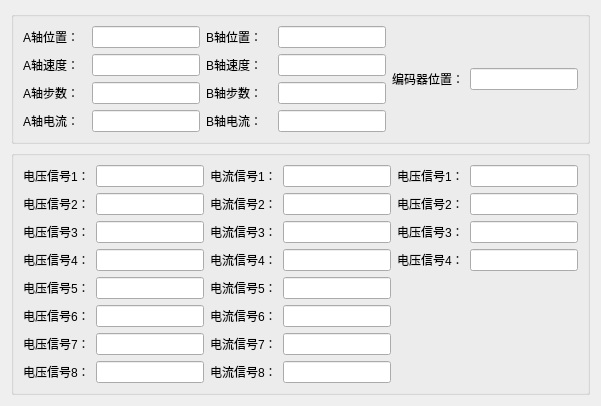
      <widget class="QWidget" name="tab_9">
       <attribute name="title">
        <string>页</string>
       </attribute>
       <layout class="QGridLayout" name="gridLayout_3">
        <item row="0" column="0">
         <widget class="QGroupBox" name="groupBox_10">
          <property name="title">
           <string/>
          </property>
          <layout class="QHBoxLayout" name="horizontalLayout_7">
           <item>
            <layout class="QGridLayout" name="gridLayout_11">
             <item row="0" column="0">
              <widget class="QLabel" name="label_17">
               <property name="sizePolicy">
                <sizepolicy hsizetype="Fixed" vsizetype="Preferred">
                 <horstretch>0</horstretch>
                 <verstretch>0</verstretch>
                </sizepolicy>
               </property>
               <property name="text">
                <string>A轴位置：</string>
               </property>
              </widget>
             </item>
             <item row="0" column="1">
              <widget class="QLineEdit" name="lineEdit_13">
               <property name="sizePolicy">
                <sizepolicy hsizetype="Fixed" vsizetype="Fixed">
                 <horstretch>0</horstretch>
                 <verstretch>0</verstretch>
                </sizepolicy>
               </property>
              </widget>
             </item>
             <item row="1" column="0">
              <widget class="QLabel" name="label_19">
               <property name="sizePolicy">
                <sizepolicy hsizetype="Fixed" vsizetype="Preferred">
                 <horstretch>0</horstretch>
                 <verstretch>0</verstretch>
                </sizepolicy>
               </property>
               <property name="text">
                <string>A轴速度：</string>
               </property>
              </widget>
             </item>
             <item row="1" column="1">
              <widget class="QLineEdit" name="lineEdit_15">
               <property name="sizePolicy">
                <sizepolicy hsizetype="Fixed" vsizetype="Fixed">
                 <horstretch>0</horstretch>
                 <verstretch>0</verstretch>
                </sizepolicy>
               </property>
              </widget>
             </item>
             <item row="2" column="0">
              <widget class="QLabel" name="label_21">
               <property name="sizePolicy">
                <sizepolicy hsizetype="Fixed" vsizetype="Preferred">
                 <horstretch>0</horstretch>
                 <verstretch>0</verstretch>
                </sizepolicy>
               </property>
               <property name="text">
                <string>A轴步数：  </string>
               </property>
              </widget>
             </item>
             <item row="2" column="1">
              <widget class="QLineEdit" name="lineEdit_17">
               <property name="sizePolicy">
                <sizepolicy hsizetype="Fixed" vsizetype="Fixed">
                 <horstretch>0</horstretch>
                 <verstretch>0</verstretch>
                </sizepolicy>
               </property>
              </widget>
             </item>
             <item row="3" column="0">
              <widget class="QLabel" name="label_23">
               <property name="sizePolicy">
                <sizepolicy hsizetype="Fixed" vsizetype="Preferred">
                 <horstretch>0</horstretch>
                 <verstretch>0</verstretch>
                </sizepolicy>
               </property>
               <property name="text">
                <string>A轴电流：</string>
               </property>
              </widget>
             </item>
             <item row="3" column="1">
              <widget class="QLineEdit" name="lineEdit_19">
               <property name="sizePolicy">
                <sizepolicy hsizetype="Fixed" vsizetype="Fixed">
                 <horstretch>0</horstretch>
                 <verstretch>0</verstretch>
                </sizepolicy>
               </property>
              </widget>
             </item>
            </layout>
           </item>
           <item>
            <layout class="QGridLayout" name="gridLayout_12">
             <item row="0" column="1">
              <widget class="QLineEdit" name="l1">
               <property name="sizePolicy">
                <sizepolicy hsizetype="Fixed" vsizetype="Fixed">
                 <horstretch>0</horstretch>
                 <verstretch>0</verstretch>
                </sizepolicy>
               </property>
              </widget>
             </item>
             <item row="2" column="0">
              <widget class="QLabel" name="label_22">
               <property name="sizePolicy">
                <sizepolicy hsizetype="Fixed" vsizetype="Preferred">
                 <horstretch>0</horstretch>
                 <verstretch>0</verstretch>
                </sizepolicy>
               </property>
               <property name="text">
                <string>B轴步数：</string>
               </property>
              </widget>
             </item>
             <item row="0" column="0">
              <widget class="QLabel" name="label_18">
               <property name="sizePolicy">
                <sizepolicy hsizetype="Fixed" vsizetype="Preferred">
                 <horstretch>0</horstretch>
                 <verstretch>0</verstretch>
                </sizepolicy>
               </property>
               <property name="text">
                <string>B轴位置：</string>
               </property>
              </widget>
             </item>
             <item row="3" column="1">
              <widget class="QLineEdit" name="l4">
               <property name="sizePolicy">
                <sizepolicy hsizetype="Fixed" vsizetype="Fixed">
                 <horstretch>0</horstretch>
                 <verstretch>0</verstretch>
                </sizepolicy>
               </property>
              </widget>
             </item>
             <item row="1" column="1">
              <widget class="QLineEdit" name="l2">
               <property name="sizePolicy">
                <sizepolicy hsizetype="Fixed" vsizetype="Fixed">
                 <horstretch>0</horstretch>
                 <verstretch>0</verstretch>
                </sizepolicy>
               </property>
              </widget>
             </item>
             <item row="2" column="1">
              <widget class="QLineEdit" name="l3">
               <property name="sizePolicy">
                <sizepolicy hsizetype="Fixed" vsizetype="Fixed">
                 <horstretch>0</horstretch>
                 <verstretch>0</verstretch>
                </sizepolicy>
               </property>
              </widget>
             </item>
             <item row="3" column="0">
              <widget class="QLabel" name="label_24">
               <property name="sizePolicy">
                <sizepolicy hsizetype="Fixed" vsizetype="Preferred">
                 <horstretch>0</horstretch>
                 <verstretch>0</verstretch>
                </sizepolicy>
               </property>
               <property name="text">
                <string>B轴电流：   </string>
               </property>
              </widget>
             </item>
             <item row="1" column="0">
              <widget class="QLabel" name="label_20">
               <property name="sizePolicy">
                <sizepolicy hsizetype="Fixed" vsizetype="Preferred">
                 <horstretch>0</horstretch>
                 <verstretch>0</verstretch>
                </sizepolicy>
               </property>
               <property name="text">
                <string>B轴速度：</string>
               </property>
              </widget>
             </item>
            </layout>
           </item>
           <item>
            <layout class="QGridLayout" name="gridLayout_13">
             <item row="0" column="1">
              <widget class="QLineEdit" name="lineEdit_21">
               <property name="sizePolicy">
                <sizepolicy hsizetype="Fixed" vsizetype="Fixed">
                 <horstretch>0</horstretch>
                 <verstretch>0</verstretch>
                </sizepolicy>
               </property>
              </widget>
             </item>
             <item row="0" column="0">
              <widget class="QLabel" name="label_25">
               <property name="sizePolicy">
                <sizepolicy hsizetype="Fixed" vsizetype="Preferred">
                 <horstretch>0</horstretch>
                 <verstretch>0</verstretch>
                </sizepolicy>
               </property>
               <property name="text">
                <string>编码器位置：</string>
               </property>
              </widget>
             </item>
            </layout>
           </item>
          </layout>
         </widget>
        </item>
        <item row="1" column="0">
         <widget class="QGroupBox" name="groupBox_11">
          <property name="title">
           <string/>
          </property>
          <layout class="QHBoxLayout" name="horizontalLayout_8">
           <item>
            <layout class="QGridLayout" name="gridLayout_5">
             <item row="4" column="1">
              <widget class="QLineEdit" name="l12">
               <property name="sizePolicy">
                <sizepolicy hsizetype="Fixed" vsizetype="Fixed">
                 <horstretch>0</horstretch>
                 <verstretch>0</verstretch>
                </sizepolicy>
               </property>
              </widget>
             </item>
             <item row="5" column="1">
              <widget class="QLineEdit" name="l13">
               <property name="sizePolicy">
                <sizepolicy hsizetype="Fixed" vsizetype="Fixed">
                 <horstretch>0</horstretch>
                 <verstretch>0</verstretch>
                </sizepolicy>
               </property>
              </widget>
             </item>
             <item row="0" column="0">
              <widget class="QLabel" name="label_30">
               <property name="sizePolicy">
                <sizepolicy hsizetype="Fixed" vsizetype="Preferred">
                 <horstretch>0</horstretch>
                 <verstretch>0</verstretch>
                </sizepolicy>
               </property>
               <property name="text">
                <string>电压信号1：</string>
               </property>
              </widget>
             </item>
             <item row="2" column="1">
              <widget class="QLineEdit" name="lineEdit_27">
               <property name="sizePolicy">
                <sizepolicy hsizetype="Fixed" vsizetype="Fixed">
                 <horstretch>0</horstretch>
                 <verstretch>0</verstretch>
                </sizepolicy>
               </property>
              </widget>
             </item>
             <item row="3" column="1">
              <widget class="QLineEdit" name="lineEdit_26">
               <property name="sizePolicy">
                <sizepolicy hsizetype="Fixed" vsizetype="Fixed">
                 <horstretch>0</horstretch>
                 <verstretch>0</verstretch>
                </sizepolicy>
               </property>
              </widget>
             </item>
             <item row="5" column="0">
              <widget class="QLabel" name="label_37">
               <property name="sizePolicy">
                <sizepolicy hsizetype="Fixed" vsizetype="Preferred">
                 <horstretch>0</horstretch>
                 <verstretch>0</verstretch>
                </sizepolicy>
               </property>
               <property name="text">
                <string>电压信号6：</string>
               </property>
              </widget>
             </item>
             <item row="3" column="0">
              <widget class="QLabel" name="label_32">
               <property name="sizePolicy">
                <sizepolicy hsizetype="Fixed" vsizetype="Preferred">
                 <horstretch>0</horstretch>
                 <verstretch>0</verstretch>
                </sizepolicy>
               </property>
               <property name="text">
                <string>电压信号4：</string>
               </property>
              </widget>
             </item>
             <item row="6" column="0">
              <widget class="QLabel" name="label_35">
               <property name="sizePolicy">
                <sizepolicy hsizetype="Fixed" vsizetype="Preferred">
                 <horstretch>0</horstretch>
                 <verstretch>0</verstretch>
                </sizepolicy>
               </property>
               <property name="text">
                <string>电压信号7：</string>
               </property>
              </widget>
             </item>
             <item row="6" column="1">
              <widget class="QLineEdit" name="l14">
               <property name="sizePolicy">
                <sizepolicy hsizetype="Fixed" vsizetype="Fixed">
                 <horstretch>0</horstretch>
                 <verstretch>0</verstretch>
                </sizepolicy>
               </property>
              </widget>
             </item>
             <item row="0" column="1">
              <widget class="QLineEdit" name="l11">
               <property name="sizePolicy">
                <sizepolicy hsizetype="Fixed" vsizetype="Fixed">
                 <horstretch>0</horstretch>
                 <verstretch>0</verstretch>
                </sizepolicy>
               </property>
              </widget>
             </item>
             <item row="4" column="0">
              <widget class="QLabel" name="label_34">
               <property name="sizePolicy">
                <sizepolicy hsizetype="Fixed" vsizetype="Preferred">
                 <horstretch>0</horstretch>
                 <verstretch>0</verstretch>
                </sizepolicy>
               </property>
               <property name="text">
                <string>电压信号5：</string>
               </property>
              </widget>
             </item>
             <item row="7" column="0">
              <widget class="QLabel" name="label_36">
               <property name="sizePolicy">
                <sizepolicy hsizetype="Fixed" vsizetype="Preferred">
                 <horstretch>0</horstretch>
                 <verstretch>0</verstretch>
                </sizepolicy>
               </property>
               <property name="text">
                <string>电压信号8：</string>
               </property>
              </widget>
             </item>
             <item row="1" column="0">
              <widget class="QLabel" name="label_33">
               <property name="sizePolicy">
                <sizepolicy hsizetype="Fixed" vsizetype="Preferred">
                 <horstretch>0</horstretch>
                 <verstretch>0</verstretch>
                </sizepolicy>
               </property>
               <property name="text">
                <string>电压信号2：</string>
               </property>
              </widget>
             </item>
             <item row="7" column="1">
              <widget class="QLineEdit" name="l15">
               <property name="sizePolicy">
                <sizepolicy hsizetype="Fixed" vsizetype="Fixed">
                 <horstretch>0</horstretch>
                 <verstretch>0</verstretch>
                </sizepolicy>
               </property>
              </widget>
             </item>
             <item row="1" column="1">
              <widget class="QLineEdit" name="lineEdit_28">
               <property name="sizePolicy">
                <sizepolicy hsizetype="Fixed" vsizetype="Fixed">
                 <horstretch>0</horstretch>
                 <verstretch>0</verstretch>
                </sizepolicy>
               </property>
              </widget>
             </item>
             <item row="2" column="0">
              <widget class="QLabel" name="label_31">
               <property name="sizePolicy">
                <sizepolicy hsizetype="Fixed" vsizetype="Preferred">
                 <horstretch>0</horstretch>
                 <verstretch>0</verstretch>
                </sizepolicy>
               </property>
               <property name="text">
                <string>电压信号3：</string>
               </property>
              </widget>
             </item>
            </layout>
           </item>
           <item>
            <layout class="QGridLayout" name="gridLayout_6">
             <item row="0" column="0">
              <widget class="QLabel" name="label_38">
               <property name="sizePolicy">
                <sizepolicy hsizetype="Fixed" vsizetype="Preferred">
                 <horstretch>0</horstretch>
                 <verstretch>0</verstretch>
                </sizepolicy>
               </property>
               <property name="text">
                <string>电流信号1：</string>
               </property>
              </widget>
             </item>
             <item row="0" column="1">
              <widget class="QLineEdit" name="lineEdit_37">
               <property name="sizePolicy">
                <sizepolicy hsizetype="Fixed" vsizetype="Fixed">
                 <horstretch>0</horstretch>
                 <verstretch>0</verstretch>
                </sizepolicy>
               </property>
              </widget>
             </item>
             <item row="1" column="0">
              <widget class="QLabel" name="label_41">
               <property name="sizePolicy">
                <sizepolicy hsizetype="Fixed" vsizetype="Preferred">
                 <horstretch>0</horstretch>
                 <verstretch>0</verstretch>
                </sizepolicy>
               </property>
               <property name="text">
                <string>电流信号2：</string>
               </property>
              </widget>
             </item>
             <item row="1" column="1">
              <widget class="QLineEdit" name="lineEdit_36">
               <property name="sizePolicy">
                <sizepolicy hsizetype="Fixed" vsizetype="Fixed">
                 <horstretch>0</horstretch>
                 <verstretch>0</verstretch>
                </sizepolicy>
               </property>
              </widget>
             </item>
             <item row="2" column="0">
              <widget class="QLabel" name="label_39">
               <property name="sizePolicy">
                <sizepolicy hsizetype="Fixed" vsizetype="Preferred">
                 <horstretch>0</horstretch>
                 <verstretch>0</verstretch>
                </sizepolicy>
               </property>
               <property name="text">
                <string>电流信号3：</string>
               </property>
              </widget>
             </item>
             <item row="2" column="1">
              <widget class="QLineEdit" name="lineEdit_35">
               <property name="sizePolicy">
                <sizepolicy hsizetype="Fixed" vsizetype="Fixed">
                 <horstretch>0</horstretch>
                 <verstretch>0</verstretch>
                </sizepolicy>
               </property>
              </widget>
             </item>
             <item row="3" column="0">
              <widget class="QLabel" name="label_40">
               <property name="sizePolicy">
                <sizepolicy hsizetype="Fixed" vsizetype="Preferred">
                 <horstretch>0</horstretch>
                 <verstretch>0</verstretch>
                </sizepolicy>
               </property>
               <property name="text">
                <string>电流信号4：</string>
               </property>
              </widget>
             </item>
             <item row="3" column="1">
              <widget class="QLineEdit" name="lineEdit_34">
               <property name="sizePolicy">
                <sizepolicy hsizetype="Fixed" vsizetype="Fixed">
                 <horstretch>0</horstretch>
                 <verstretch>0</verstretch>
                </sizepolicy>
               </property>
              </widget>
             </item>
             <item row="4" column="0">
              <widget class="QLabel" name="label_42">
               <property name="sizePolicy">
                <sizepolicy hsizetype="Fixed" vsizetype="Preferred">
                 <horstretch>0</horstretch>
                 <verstretch>0</verstretch>
                </sizepolicy>
               </property>
               <property name="text">
                <string>电流信号5：</string>
               </property>
              </widget>
             </item>
             <item row="4" column="1">
              <widget class="QLineEdit" name="l16">
               <property name="sizePolicy">
                <sizepolicy hsizetype="Fixed" vsizetype="Fixed">
                 <horstretch>0</horstretch>
                 <verstretch>0</verstretch>
                </sizepolicy>
               </property>
              </widget>
             </item>
             <item row="5" column="0">
              <widget class="QLabel" name="label_45">
               <property name="sizePolicy">
                <sizepolicy hsizetype="Fixed" vsizetype="Preferred">
                 <horstretch>0</horstretch>
                 <verstretch>0</verstretch>
                </sizepolicy>
               </property>
               <property name="text">
                <string>电流信号6：</string>
               </property>
              </widget>
             </item>
             <item row="5" column="1">
              <widget class="QLineEdit" name="l17">
               <property name="sizePolicy">
                <sizepolicy hsizetype="Fixed" vsizetype="Fixed">
                 <horstretch>0</horstretch>
                 <verstretch>0</verstretch>
                </sizepolicy>
               </property>
              </widget>
             </item>
             <item row="6" column="0">
              <widget class="QLabel" name="label_43">
               <property name="sizePolicy">
                <sizepolicy hsizetype="Fixed" vsizetype="Preferred">
                 <horstretch>0</horstretch>
                 <verstretch>0</verstretch>
                </sizepolicy>
               </property>
               <property name="text">
                <string>电流信号7：</string>
               </property>
              </widget>
             </item>
             <item row="6" column="1">
              <widget class="QLineEdit" name="l18">
               <property name="sizePolicy">
                <sizepolicy hsizetype="Fixed" vsizetype="Fixed">
                 <horstretch>0</horstretch>
                 <verstretch>0</verstretch>
                </sizepolicy>
               </property>
              </widget>
             </item>
             <item row="7" column="0">
              <widget class="QLabel" name="label_44">
               <property name="sizePolicy">
                <sizepolicy hsizetype="Fixed" vsizetype="Preferred">
                 <horstretch>0</horstretch>
                 <verstretch>0</verstretch>
                </sizepolicy>
               </property>
               <property name="text">
                <string>电流信号8：</string>
               </property>
              </widget>
             </item>
             <item row="7" column="1">
              <widget class="QLineEdit" name="l19">
               <property name="sizePolicy">
                <sizepolicy hsizetype="Fixed" vsizetype="Fixed">
                 <horstretch>0</horstretch>
                 <verstretch>0</verstretch>
                </sizepolicy>
               </property>
              </widget>
             </item>
            </layout>
           </item>
           <item>
            <layout class="QGridLayout" name="gridLayout_4">
             <item row="0" column="1">
              <widget class="QLineEdit" name="lineEdit_22">
               <property name="sizePolicy">
                <sizepolicy hsizetype="Fixed" vsizetype="Fixed">
                 <horstretch>0</horstretch>
                 <verstretch>0</verstretch>
                </sizepolicy>
               </property>
              </widget>
             </item>
             <item row="2" column="0">
              <widget class="QLabel" name="label_26">
               <property name="sizePolicy">
                <sizepolicy hsizetype="Fixed" vsizetype="Preferred">
                 <horstretch>0</horstretch>
                 <verstretch>0</verstretch>
                </sizepolicy>
               </property>
               <property name="text">
                <string>电压信号3：</string>
               </property>
              </widget>
             </item>
             <item row="1" column="0">
              <widget class="QLabel" name="label_28">
               <property name="sizePolicy">
                <sizepolicy hsizetype="Fixed" vsizetype="Preferred">
                 <horstretch>0</horstretch>
                 <verstretch>0</verstretch>
                </sizepolicy>
               </property>
               <property name="text">
                <string>电压信号2：</string>
               </property>
              </widget>
             </item>
             <item row="2" column="1">
              <widget class="QLineEdit" name="l20">
               <property name="sizePolicy">
                <sizepolicy hsizetype="Fixed" vsizetype="Fixed">
                 <horstretch>0</horstretch>
                 <verstretch>0</verstretch>
                </sizepolicy>
               </property>
              </widget>
             </item>
             <item row="1" column="1">
              <widget class="QLineEdit" name="lineEdit_23">
               <property name="sizePolicy">
                <sizepolicy hsizetype="Fixed" vsizetype="Fixed">
                 <horstretch>0</horstretch>
                 <verstretch>0</verstretch>
                </sizepolicy>
               </property>
              </widget>
             </item>
             <item row="0" column="0">
              <widget class="QLabel" name="label_27">
               <property name="sizePolicy">
                <sizepolicy hsizetype="Fixed" vsizetype="Preferred">
                 <horstretch>0</horstretch>
                 <verstretch>0</verstretch>
                </sizepolicy>
               </property>
               <property name="text">
                <string>电压信号1：</string>
               </property>
              </widget>
             </item>
             <item row="3" column="0">
              <widget class="QLabel" name="label_29">
               <property name="sizePolicy">
                <sizepolicy hsizetype="Fixed" vsizetype="Preferred">
                 <horstretch>0</horstretch>
                 <verstretch>0</verstretch>
                </sizepolicy>
               </property>
               <property name="text">
                <string>电压信号4：</string>
               </property>
              </widget>
             </item>
             <item row="3" column="1">
              <widget class="QLineEdit" name="l21">
               <property name="sizePolicy">
                <sizepolicy hsizetype="Fixed" vsizetype="Fixed">
                 <horstretch>0</horstretch>
                 <verstretch>0</verstretch>
                </sizepolicy>
               </property>
              </widget>
             </item>
             <item row="4" column="0">
              <spacer name="verticalSpacer_3">
               <property name="orientation">
                <enum>Qt::Vertical</enum>
               </property>
               <property name="sizeHint" stdset="0">
                <size>
                 <width>20</width>
                 <height>40</height>
                </size>
               </property>
              </spacer>
             </item>
            </layout>
           </item>
          </layout>
         </widget>
        </item>
       </layout>
      </widget>
